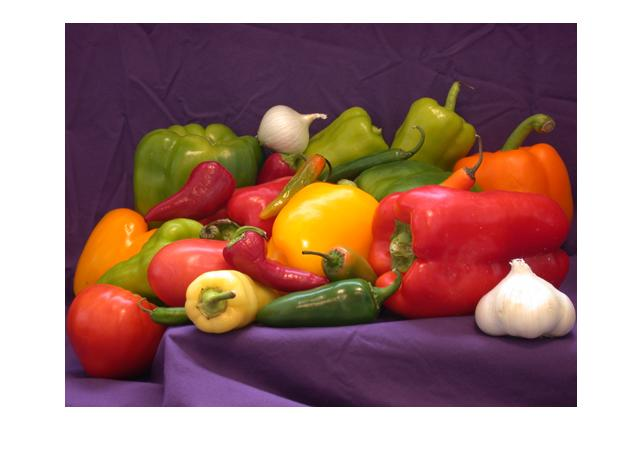
%> input picture exercises/ali763/18/input.jpg, 642 x 455 px
$ octave --eval "morpho_line('../../../ali763/18/input.jpg');"   (GNU Octave 9; MATLAB toolbox functions it lacks are replaced by stand-ins)
%> lines starting %> are read from the running program, lines starting %| are printed output that depends on the picture
function [] = morpho_line(img)
%> called with img = '../../../ali763/18/input.jpg'

img = rgb2gray(imread(img));
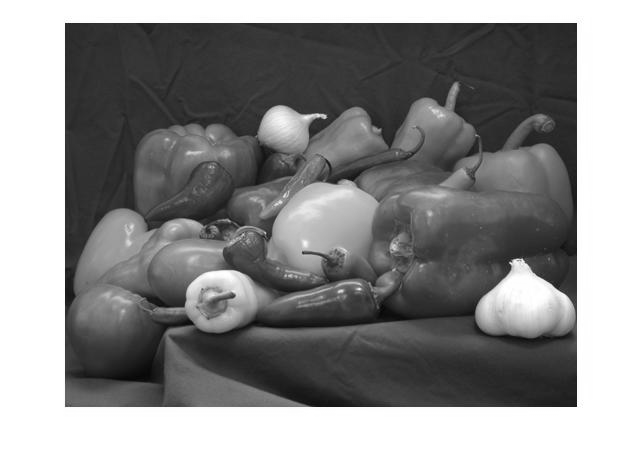
%> img: size 455x642 uint8; min 4, max 255, mean 138.2

SEd1 = strel('line',1,180);
SEe = strel('line',3,180);
SEd2 = strel('line',2,90);

imgers = imerode(img,SEe);
imgdil = imdilate(imgers,SEd1);
imgdil = imdilate(imgdil,SEd2);
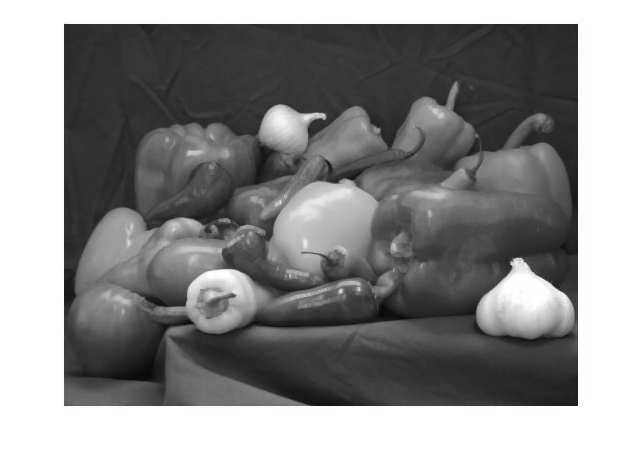
%> imgdil: size 455x642 uint8; min 5, max 255, mean 138.8

noline = medfilt2(imgdil, [5 5], 'symmetric');
figure('Name', 'morpho_line'), subplot(1,2,1),imshow(img),title('original image');
subplot(1,2,2), imshow(noline),title('noline image');

end
